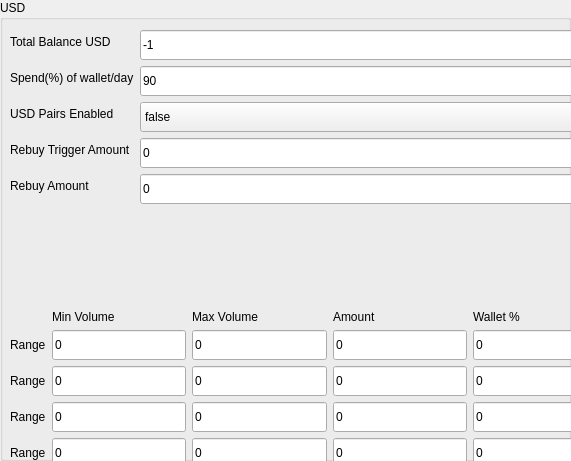
           <widget class="QGroupBox" name="groupBox_8">
            <property name="geometry">
             <rect>
              <x>610</x>
              <y>490</y>
              <width>571</width>
              <height>461</height>
             </rect>
            </property>
            <property name="styleSheet">
             <string notr="true"/>
            </property>
            <property name="title">
             <string>USD</string>
            </property>
            <widget class="QWidget" name="verticalLayoutWidget_8">
             <property name="geometry">
              <rect>
               <x>10</x>
               <y>30</y>
               <width>597</width>
               <height>510</height>
              </rect>
             </property>
             <layout class="QVBoxLayout" name="verticalLayout_8">
              <item>
               <layout class="QFormLayout" name="formLayout_9">
                <item row="0" column="0">
                 <widget class="QLabel" name="totalBalanceBTCLabel_6">
                  <property name="styleSheet">
                   <string notr="true"/>
                  </property>
                  <property name="text">
                   <string>Total Balance USD</string>
                  </property>
                 </widget>
                </item>
                <item row="0" column="1">
                 <widget class="QLineEdit" name="txtTotalBalanceBnb">
                  <property name="minimumSize">
                   <size>
                    <width>0</width>
                    <height>30</height>
                   </size>
                  </property>
                  <property name="styleSheet">
                   <string notr="true"/>
                  </property>
                  <property name="text">
                   <string>-1</string>
                  </property>
                  <property name="readOnly">
                   <bool>true</bool>
                  </property>
                 </widget>
                </item>
                <item row="1" column="0">
                 <widget class="QLabel" name="spendOfWalletDayLabel_6">
                  <property name="styleSheet">
                   <string notr="true"/>
                  </property>
                  <property name="text">
                   <string>Spend(%) of wallet/day</string>
                  </property>
                 </widget>
                </item>
                <item row="1" column="1">
                 <widget class="QLineEdit" name="txtSpendPercentageBnb">
                  <property name="minimumSize">
                   <size>
                    <width>0</width>
                    <height>30</height>
                   </size>
                  </property>
                  <property name="styleSheet">
                   <string notr="true"/>
                  </property>
                  <property name="text">
                   <string>90</string>
                  </property>
                 </widget>
                </item>
                <item row="2" column="0">
                 <widget class="QLabel" name="bTCPairsEnabledLabel_6">
                  <property name="styleSheet">
                   <string notr="true"/>
                  </property>
                  <property name="text">
                   <string>USD Pairs Enabled</string>
                  </property>
                 </widget>
                </item>
                <item row="2" column="1">
                 <widget class="QComboBox" name="drpTradingEnabledBnb">
                  <property name="minimumSize">
                   <size>
                    <width>0</width>
                    <height>30</height>
                   </size>
                  </property>
                  <property name="styleSheet">
                   <string notr="true"/>
                  </property>
                  <item>
                   <property name="text">
                    <string>false</string>
                   </property>
                  </item>
                  <item>
                   <property name="text">
                    <string>true</string>
                   </property>
                  </item>
                 </widget>
                </item>
                <item row="3" column="0">
                 <widget class="QLabel" name="asdasdaLabel">
                  <property name="styleSheet">
                   <string notr="true"/>
                  </property>
                  <property name="text">
                   <string>Rebuy Trigger Amount</string>
                  </property>
                 </widget>
                </item>
                <item row="3" column="1">
                 <widget class="QLineEdit" name="txtRebuyTriggerAmountBnb">
                  <property name="minimumSize">
                   <size>
                    <width>0</width>
                    <height>30</height>
                   </size>
                  </property>
                  <property name="styleSheet">
                   <string notr="true"/>
                  </property>
                  <property name="text">
                   <string>0</string>
                  </property>
                 </widget>
                </item>
                <item row="4" column="0">
                 <widget class="QLabel" name="asdadadLabel">
                  <property name="styleSheet">
                   <string notr="true"/>
                  </property>
                  <property name="text">
                   <string>Rebuy Amount</string>
                  </property>
                 </widget>
                </item>
                <item row="4" column="1">
                 <widget class="QLineEdit" name="txtRebuyAmountBnb">
                  <property name="minimumSize">
                   <size>
                    <width>0</width>
                    <height>30</height>
                   </size>
                  </property>
                  <property name="styleSheet">
                   <string notr="true"/>
                  </property>
                  <property name="text">
                   <string>0</string>
                  </property>
                 </widget>
                </item>
               </layout>
              </item>
              <item>
               <spacer name="verticalSpacer_6">
                <property name="orientation">
                 <enum>Qt::Vertical</enum>
                </property>
                <property name="sizeHint" stdset="0">
                 <size>
                  <width>20</width>
                  <height>10</height>
                 </size>
                </property>
               </spacer>
              </item>
              <item>
               <layout class="QGridLayout" name="gridLayout_8">
                <item row="1" column="2">
                 <widget class="QLineEdit" name="txtRangeMaxBnb1">
                  <property name="minimumSize">
                   <size>
                    <width>0</width>
                    <height>30</height>
                   </size>
                  </property>
                  <property name="styleSheet">
                   <string notr="true"/>
                  </property>
                  <property name="text">
                   <string>0</string>
                  </property>
                 </widget>
                </item>
                <item row="1" column="1">
                 <widget class="QLineEdit" name="txtRangeMinBnb1">
                  <property name="minimumSize">
                   <size>
                    <width>0</width>
                    <height>30</height>
                   </size>
                  </property>
                  <property name="styleSheet">
                   <string notr="true"/>
                  </property>
                  <property name="text">
                   <string>0</string>
                  </property>
                 </widget>
                </item>
                <item row="4" column="2">
                 <widget class="QLineEdit" name="txtRangeMaxBnb4">
                  <property name="minimumSize">
                   <size>
                    <width>0</width>
                    <height>30</height>
                   </size>
                  </property>
                  <property name="styleSheet">
                   <string notr="true"/>
                  </property>
                  <property name="text">
                   <string>0</string>
                  </property>
                 </widget>
                </item>
                <item row="3" column="0">
                 <widget class="QLabel" name="label_51">
                  <property name="styleSheet">
                   <string notr="true"/>
                  </property>
                  <property name="text">
                   <string>Range</string>
                  </property>
                 </widget>
                </item>
                <item row="2" column="1">
                 <widget class="QLineEdit" name="txtRangeMinBnb2">
                  <property name="minimumSize">
                   <size>
                    <width>0</width>
                    <height>30</height>
                   </size>
                  </property>
                  <property name="styleSheet">
                   <string notr="true"/>
                  </property>
                  <property name="text">
                   <string>0</string>
                  </property>
                 </widget>
                </item>
                <item row="2" column="2">
                 <widget class="QLineEdit" name="txtRangeMaxBnb2">
                  <property name="minimumSize">
                   <size>
                    <width>0</width>
                    <height>30</height>
                   </size>
                  </property>
                  <property name="styleSheet">
                   <string notr="true"/>
                  </property>
                  <property name="text">
                   <string>0</string>
                  </property>
                 </widget>
                </item>
                <item row="2" column="3">
                 <widget class="QLineEdit" name="txtRangeAmountBnb2">
                  <property name="minimumSize">
                   <size>
                    <width>0</width>
                    <height>30</height>
                   </size>
                  </property>
                  <property name="styleSheet">
                   <string notr="true"/>
                  </property>
                  <property name="text">
                   <string>0</string>
                  </property>
                  <property name="readOnly">
                   <bool>true</bool>
                  </property>
                 </widget>
                </item>
                <item row="3" column="1">
                 <widget class="QLineEdit" name="txtRangeMinBnb3">
                  <property name="minimumSize">
                   <size>
                    <width>0</width>
                    <height>30</height>
                   </size>
                  </property>
                  <property name="styleSheet">
                   <string notr="true"/>
                  </property>
                  <property name="text">
                   <string>0</string>
                  </property>
                 </widget>
                </item>
                <item row="3" column="2">
                 <widget class="QLineEdit" name="txtRangeMaxBnb3">
                  <property name="minimumSize">
                   <size>
                    <width>0</width>
                    <height>30</height>
                   </size>
                  </property>
                  <property name="styleSheet">
                   <string notr="true"/>
                  </property>
                  <property name="text">
                   <string>0</string>
                  </property>
                 </widget>
                </item>
                <item row="3" column="3">
                 <widget class="QLineEdit" name="txtRangeAmountBnb3">
                  <property name="minimumSize">
                   <size>
                    <width>0</width>
                    <height>30</height>
                   </size>
                  </property>
                  <property name="styleSheet">
                   <string notr="true"/>
                  </property>
                  <property name="text">
                   <string>0</string>
                  </property>
                  <property name="readOnly">
                   <bool>true</bool>
                  </property>
                 </widget>
                </item>
                <item row="4" column="3">
                 <widget class="QLineEdit" name="txtRangeAmountBnb4">
                  <property name="minimumSize">
                   <size>
                    <width>0</width>
                    <height>30</height>
                   </size>
                  </property>
                  <property name="styleSheet">
                   <string notr="true"/>
                  </property>
                  <property name="text">
                   <string>0</string>
                  </property>
                  <property name="readOnly">
                   <bool>true</bool>
                  </property>
                 </widget>
                </item>
                <item row="4" column="4">
                 <widget class="QLineEdit" name="txtRangePercBnb4">
                  <property name="minimumSize">
                   <size>
                    <width>0</width>
                    <height>30</height>
                   </size>
                  </property>
                  <property name="styleSheet">
                   <string notr="true"/>
                  </property>
                  <property name="text">
                   <string>0</string>
                  </property>
                 </widget>
                </item>
                <item row="4" column="0">
                 <widget class="QLabel" name="label_52">
                  <property name="styleSheet">
                   <string notr="true"/>
                  </property>
                  <property name="text">
                   <string>Range</string>
                  </property>
                 </widget>
                </item>
                <item row="5" column="2">
                 <widget class="QLineEdit" name="txtRangeMaxBnb5">
                  <property name="minimumSize">
                   <size>
                    <width>0</width>
                    <height>30</height>
                   </size>
                  </property>
                  <property name="styleSheet">
                   <string notr="true"/>
                  </property>
                  <property name="text">
                   <string>0</string>
                  </property>
                 </widget>
                </item>
                <item row="6" column="4">
                 <widget class="QLineEdit" name="txtRangePercBnb6">
                  <property name="minimumSize">
                   <size>
                    <width>0</width>
                    <height>30</height>
                   </size>
                  </property>
                  <property name="styleSheet">
                   <string notr="true"/>
                  </property>
                  <property name="text">
                   <string>0</string>
                  </property>
                 </widget>
                </item>
                <item row="5" column="4">
                 <widget class="QLineEdit" name="txtRangePercBnb5">
                  <property name="minimumSize">
                   <size>
                    <width>0</width>
                    <height>30</height>
                   </size>
                  </property>
                  <property name="styleSheet">
                   <string notr="true"/>
                  </property>
                  <property name="text">
                   <string>0</string>
                  </property>
                 </widget>
                </item>
                <item row="5" column="3">
                 <widget class="QLineEdit" name="txtRangeAmountBnb5">
                  <property name="minimumSize">
                   <size>
                    <width>0</width>
                    <height>30</height>
                   </size>
                  </property>
                  <property name="styleSheet">
                   <string notr="true"/>
                  </property>
                  <property name="text">
                   <string>0</string>
                  </property>
                  <property name="readOnly">
                   <bool>true</bool>
                  </property>
                 </widget>
                </item>
                <item row="6" column="3">
                 <widget class="QLineEdit" name="txtRangeAmountBnb6">
                  <property name="minimumSize">
                   <size>
                    <width>0</width>
                    <height>30</height>
                   </size>
                  </property>
                  <property name="styleSheet">
                   <string notr="true"/>
                  </property>
                  <property name="text">
                   <string>0</string>
                  </property>
                  <property name="readOnly">
                   <bool>true</bool>
                  </property>
                 </widget>
                </item>
                <item row="6" column="2">
                 <widget class="QLineEdit" name="txtRangeMaxBnb6">
                  <property name="minimumSize">
                   <size>
                    <width>0</width>
                    <height>30</height>
                   </size>
                  </property>
                  <property name="styleSheet">
                   <string notr="true"/>
                  </property>
                  <property name="text">
                   <string>0</string>
                  </property>
                 </widget>
                </item>
                <item row="5" column="1">
                 <widget class="QLineEdit" name="txtRangeMinBnb5">
                  <property name="minimumSize">
                   <size>
                    <width>0</width>
                    <height>30</height>
                   </size>
                  </property>
                  <property name="styleSheet">
                   <string notr="true"/>
                  </property>
                  <property name="text">
                   <string>0</string>
                  </property>
                 </widget>
                </item>
                <item row="6" column="0">
                 <widget class="QLabel" name="label_53">
                  <property name="styleSheet">
                   <string notr="true"/>
                  </property>
                  <property name="text">
                   <string>Range</string>
                  </property>
                 </widget>
                </item>
                <item row="6" column="1">
                 <widget class="QLineEdit" name="txtRangeMinBnb6">
                  <property name="minimumSize">
                   <size>
                    <width>0</width>
                    <height>30</height>
                   </size>
                  </property>
                  <property name="styleSheet">
                   <string notr="true"/>
                  </property>
                  <property name="text">
                   <string>0</string>
                  </property>
                 </widget>
                </item>
                <item row="5" column="0">
                 <widget class="QLabel" name="label_54">
                  <property name="styleSheet">
                   <string notr="true"/>
                  </property>
                  <property name="text">
                   <string>Range</string>
                  </property>
                 </widget>
                </item>
                <item row="1" column="0">
                 <widget class="QLabel" name="label_55">
                  <property name="styleSheet">
                   <string notr="true"/>
                  </property>
                  <property name="text">
                   <string>Range</string>
                  </property>
                 </widget>
                </item>
                <item row="2" column="0">
                 <widget class="QLabel" name="label_56">
                  <property name="styleSheet">
                   <string notr="true"/>
                  </property>
                  <property name="text">
                   <string>Range</string>
                  </property>
                 </widget>
                </item>
                <item row="1" column="3">
                 <widget class="QLineEdit" name="txtRangeAmountBnb1">
                  <property name="minimumSize">
                   <size>
                    <width>0</width>
                    <height>30</height>
                   </size>
                  </property>
                  <property name="styleSheet">
                   <string notr="true"/>
                  </property>
                  <property name="text">
                   <string>0</string>
                  </property>
                  <property name="readOnly">
                   <bool>true</bool>
                  </property>
                 </widget>
                </item>
                <item row="0" column="3">
                 <widget class="QLabel" name="label_57">
                  <property name="styleSheet">
                   <string notr="true"/>
                  </property>
                  <property name="frameShadow">
                   <enum>QFrame::Plain</enum>
                  </property>
                  <property name="lineWidth">
                   <number>6</number>
                  </property>
                  <property name="text">
                   <string>Amount</string>
                  </property>
                 </widget>
                </item>
                <item row="0" column="1">
                 <widget class="QLabel" name="label_58">
                  <property name="styleSheet">
                   <string notr="true"/>
                  </property>
                  <property name="text">
                   <string>Min Volume</string>
                  </property>
                 </widget>
                </item>
                <item row="0" column="2">
                 <widget class="QLabel" name="label_59">
                  <property name="styleSheet">
                   <string notr="true"/>
                  </property>
                  <property name="text">
                   <string>Max Volume</string>
                  </property>
                 </widget>
                </item>
                <item row="2" column="4">
                 <widget class="QLineEdit" name="txtRangePercBnb2">
                  <property name="minimumSize">
                   <size>
                    <width>0</width>
                    <height>30</height>
                   </size>
                  </property>
                  <property name="styleSheet">
                   <string notr="true"/>
                  </property>
                  <property name="text">
                   <string>0</string>
                  </property>
                 </widget>
                </item>
                <item row="1" column="4">
                 <widget class="QLineEdit" name="txtRangePercBnb1">
                  <property name="minimumSize">
                   <size>
                    <width>0</width>
                    <height>30</height>
                   </size>
                  </property>
                  <property name="styleSheet">
                   <string notr="true"/>
                  </property>
                  <property name="text">
                   <string>0</string>
                  </property>
                 </widget>
                </item>
                <item row="0" column="4">
                 <widget class="QLabel" name="label_60">
                  <property name="styleSheet">
                   <string notr="true"/>
                  </property>
                  <property name="text">
                   <string>Wallet %</string>
                  </property>
                 </widget>
                </item>
                <item row="3" column="4">
                 <widget class="QLineEdit" name="txtRangePercBnb3">
                  <property name="minimumSize">
                   <size>
                    <width>0</width>
                    <height>30</height>
                   </size>
                  </property>
                  <property name="styleSheet">
                   <string notr="true"/>
                  </property>
                  <property name="text">
                   <string>0</string>
                  </property>
                 </widget>
                </item>
                <item row="4" column="1">
                 <widget class="QLineEdit" name="txtRangeMinBnb4">
                  <property name="minimumSize">
                   <size>
                    <width>0</width>
                    <height>30</height>
                   </size>
                  </property>
                  <property name="styleSheet">
                   <string notr="true"/>
                  </property>
                  <property name="text">
                   <string>0</string>
                  </property>
                 </widget>
                </item>
               </layout>
              </item>
             </layout>
            </widget>
           </widget>
